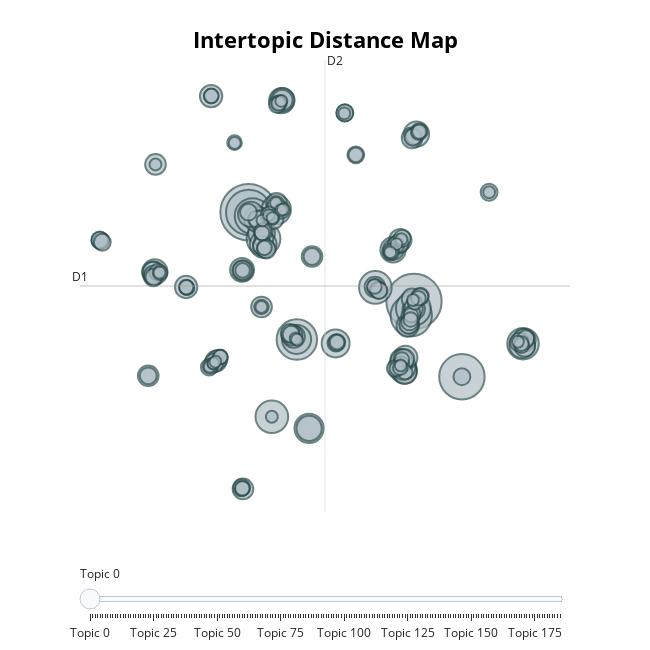

Write notebook code for a chart like this one.
### Code cell
topic_model.visualize_topics()

### Figure 1 — Plotly figure (JSON) as saved in the notebook; plotly's stock layout.template omitted (floating-point values rounded to 4 significant figures; data arrays with more than 128 entries replaced by an {"elided": "..."} marker saying what was removed)
{"data": [{"customdata": {"elided": "186x3 mixed values"}, "hovertemplate": "<b>Topic %{customdata[0]}</b><br>%{customdata[1]}<br>Size: %{customdata[2]}", "legendgroup": "", "marker": {"color": "#B0BEC5", "line": {"color": "DarkSlateGrey", "width": 2}, "size": {"elided": "186 int values"}, "sizemode": "area", "sizeref": 0.02813, "symbol": "circle"}, "mode": "markers", "name": "", "orientation": "v", "showlegend": false, "type": "scatter", "x": {"elided": "186 float values"}, "xaxis": "x", "y": {"elided": "186 float values"}, "yaxis": "y"}], "layout": {"annotations": [{"showarrow": false, "text": "D1", "x": -11.96, "y": 4.372, "yshift": 10}, {"showarrow": false, "text": "D2", "x": 7.471, "xshift": 10, "y": 24.61}], "height": 650, "hoverlabel": {"bgcolor": "white", "font": {"family": "Rockwell", "size": 16}}, "legend": {"itemsizing": "constant", "tracegroupgap": 0}, "margin": {"t": 60}, "shapes": [{"line": {"color": "#CFD8DC", "width": 2}, "type": "line", "x0": 7.471, "x1": 7.471, "y0": -15.87, "y1": 24.61}, {"line": {"color": "#9E9E9E", "width": 2}, "type": "line", "x0": -11.96, "x1": 26.9, "y0": 4.372, "y1": 4.372}], "sliders": [{"active": 0, "pad": {"t": 50}, "steps": [{"args": [{"marker.color": {"elided": "1x186 str values"}}], "label": "Topic 0", "method": "update"}, {"args": [{"marker.color": {"elided": "1x186 str values"}}], "label": "Topic 1", "method": "update"}, {"args": [{"marker.color": {"elided": "1x186 str values"}}], "label": "Topic 2", "method": "update"}, {"args": [{"marker.color": {"elided": "1x186 str values"}}], "label": "Topic 3", "method": "update"}, {"args": [{"marker.color": {"elided": "1x186 str values"}}], "label": "Topic 4", "method": "update"}, {"args": [{"marker.color": {"elided": "1x186 str values"}}], "label": "Topic 5", "method": "update"}, {"args": [{"marker.color": {"elided": "1x186 str values"}}], "label": "Topic 6", "method": "update"}, {"args": [{"marker.color": {"elided": "1x186 str values"}}], "label": "Topic 7", "method": "update"}, {"args": [{"marker.color": {"elided": "1x186 str values"}}], "label": "Topic 8", "method": "update"}, {"args": [{"marker.color": {"elided": "1x186 str values"}}], "label": "Topic 9", "method": "update"}, {"args": [{"marker.color": {"elided": "1x186 str values"}}], "label": "Topic 10", "method": "update"}, {"args": [{"marker.color": {"elided": "1x186 str values"}}], "label": "Topic 11", "method": "update"}, {"args": [{"marker.color": {"elided": "1x186 str values"}}], "label": "Topic 12", "method": "update"}, {"args": [{"marker.color": {"elided": "1x186 str values"}}], "label": "Topic 13", "method": "update"}, {"args": [{"marker.color": {"elided": "1x186 str values"}}], "label": "Topic 14", "method": "update"}, {"args": [{"marker.color": {"elided": "1x186 str values"}}], "label": "Topic 15", "method": "update"}, {"args": [{"marker.color": {"elided": "1x186 str values"}}], "label": "Topic 16", "method": "update"}, {"args": [{"marker.color": {"elided": "1x186 str values"}}], "label": "Topic 17", "method": "update"}, {"args": [{"marker.color": {"elided": "1x186 str values"}}], "label": "Topic 18", "method": "update"}, {"args": [{"marker.color": {"elided": "1x186 str values"}}], "label": "Topic 19", "method": "update"}, {"args": [{"marker.color": {"elided": "1x186 str values"}}], "label": "Topic 20", "method": "update"}, {"args": [{"marker.color": {"elided": "1x186 str values"}}], "label": "Topic 21", "method": "update"}, {"args": [{"marker.color": {"elided": "1x186 str values"}}], "label": "Topic 22", "method": "update"}, {"args": [{"marker.color": {"elided": "1x186 str values"}}], "label": "Topic 23", "method": "update"}, {"args": [{"marker.color": {"elided": "1x186 str values"}}], "label": "Topic 24", "method": "update"}, {"args": [{"marker.color": {"elided": "1x186 str values"}}], "label": "Topic 25", "method": "update"}, {"args": [{"marker.color": {"elided": "1x186 str values"}}], "label": "Topic 26", "method": "update"}, {"args": [{"marker.color": {"elided": "1x186 str values"}}], "label": "Topic 27", "method": "update"}, {"args": [{"marker.color": {"elided": "1x186 str values"}}], "label": "Topic 28", "method": "update"}, {"args": [{"marker.color": {"elided": "1x186 str values"}}], "label": "Topic 29", "method": "update"}, {"args": [{"marker.color": {"elided": "1x186 str values"}}], "label": "Topic 30", "method": "update"}, {"args": [{"marker.color": {"elided": "1x186 str values"}}], "label": "Topic 31", "method": "update"}, {"args": [{"marker.color": {"elided": "1x186 str values"}}], "label": "Topic 32", "method": "update"}, {"args": [{"marker.color": {"elided": "1x186 str values"}}], "label": "Topic 33", "method": "update"}, {"args": [{"marker.color": {"elided": "1x186 str values"}}], "label": "Topic 34", "method": "update"}, {"args": [{"marker.color": {"elided": "1x186 str values"}}], "label": "Topic 35", "method": "update"}, {"args": [{"marker.color": {"elided": "1x186 str values"}}], "label": "Topic 36", "method": "update"}, {"args": [{"marker.color": {"elided": "1x186 str values"}}], "label": "Topic 37", "method": "update"}, {"args": [{"marker.color": {"elided": "1x186 str values"}}], "label": "Topic 38", "method": "update"}, {"args": [{"marker.color": {"elided": "1x186 str values"}}], "label": "Topic 39", "method": "update"}, {"args": [{"marker.color": {"elided": "1x186 str values"}}], "label": "Topic 40", "method": "update"}, {"args": [{"marker.color": {"elided": "1x186 str values"}}], "label": "Topic 41", "method": "update"}, {"args": [{"marker.color": {"elided": "1x186 str values"}}], "label": "Topic 42", "method": "update"}, {"args": [{"marker.color": {"elided": "1x186 str values"}}], "label": "Topic 43", "method": "update"}, {"args": [{"marker.color": {"elided": "1x186 str values"}}], "label": "Topic 44", "method": "update"}, {"args": [{"marker.color": {"elided": "1x186 str values"}}], "label": "Topic 45", "method": "update"}, {"args": [{"marker.color": {"elided": "1x186 str values"}}], "label": "Topic 46", "method": "update"}, {"args": [{"marker.color": {"elided": "1x186 str values"}}], "label": "Topic 47", "method": "update"}, {"args": [{"marker.color": {"elided": "1x186 str values"}}], "label": "Topic 48", "method": "update"}, {"args": [{"marker.color": {"elided": "1x186 str values"}}], "label": "Topic 49", "method": "update"}, {"args": [{"marker.color": {"elided": "1x186 str values"}}], "label": "Topic 50", "method": "update"}, {"args": [{"marker.color": {"elided": "1x186 str values"}}], "label": "Topic 51", "method": "update"}, {"args": [{"marker.color": {"elided": "1x186 str values"}}], "label": "Topic 52", "method": "update"}, {"args": [{"marker.color": {"elided": "1x186 str values"}}], "label": "Topic 53", "method": "update"}, {"args": [{"marker.color": {"elided": "1x186 str values"}}], "label": "Topic 54", "method": "update"}, {"args": [{"marker.color": {"elided": "1x186 str values"}}], "label": "Topic 55", "method": "update"}, {"args": [{"marker.color": {"elided": "1x186 str values"}}], "label": "Topic 56", "method": "update"}, {"args": [{"marker.color": {"elided": "1x186 str values"}}], "label": "Topic 57", "method": "update"}, {"args": [{"marker.color": {"elided": "1x186 str values"}}], "label": "Topic 58", "method": "update"}, {"args": [{"marker.color": {"elided": "1x186 str values"}}], "label": "Topic 59", "method": "update"}, {"args": [{"marker.color": {"elided": "1x186 str values"}}], "label": "Topic 60", "method": "update"}, {"args": [{"marker.color": {"elided": "1x186 str values"}}], "label": "Topic 61", "method": "update"}, {"args": [{"marker.color": {"elided": "1x186 str values"}}], "label": "Topic 62", "method": "update"}, {"args": [{"marker.color": {"elided": "1x186 str values"}}], "label": "Topic 63", "method": "update"}, {"args": [{"marker.color": {"elided": "1x186 str values"}}], "label": "Topic 64", "method": "update"}, {"args": [{"marker.color": {"elided": "1x186 str values"}}], "label": "Topic 65", "method": "update"}, {"args": [{"marker.color": {"elided": "1x186 str values"}}], "label": "Topic 66", "method": "update"}, {"args": [{"marker.color": {"elided": "1x186 str values"}}], "label": "Topic 67", "method": "update"}, {"args": [{"marker.color": {"elided": "1x186 str values"}}], "label": "Topic 68", "method": "update"}, {"args": [{"marker.color": {"elided": "1x186 str values"}}], "label": "Topic 69", "method": "update"}, {"args": [{"marker.color": {"elided": "1x186 str values"}}], "label": "Topic 70", "method": "update"}, {"args": [{"marker.color": {"elided": "1x186 str values"}}], "label": "Topic 71", "method": "update"}, {"args": [{"marker.color": {"elided": "1x186 str values"}}], "label": "Topic 72", "method": "update"}, {"args": [{"marker.color": {"elided": "1x186 str values"}}], "label": "Topic 73", "method": "update"}, {"args": [{"marker.color": {"elided": "1x186 str values"}}], "label": "Topic 74", "method": "update"}, {"args": [{"marker.color": {"elided": "1x186 str values"}}], "label": "Topic 75", "method": "update"}, {"args": [{"marker.color": {"elided": "1x186 str values"}}], "label": "Topic 76", "method": "update"}, {"args": [{"marker.color": {"elided": "1x186 str values"}}], "label": "Topic 77", "method": "update"}, {"args": [{"marker.color": {"elided": "1x186 str values"}}], "label": "Topic 78", "method": "update"}, {"args": [{"marker.color": {"elided": "1x186 str values"}}], "label": "Topic 79", "method": "update"}, {"args": [{"marker.color": {"elided": "1x186 str values"}}], "label": "Topic 80", "method": "update"}, {"args": [{"marker.color": {"elided": "1x186 str values"}}], "label": "Topic 81", "method": "update"}, {"args": [{"marker.color": {"elided": "1x186 str values"}}], "label": "Topic 82", "method": "update"}, {"args": [{"marker.color": {"elided": "1x186 str values"}}], "label": "Topic 83", "method": "update"}, {"args": [{"marker.color": {"elided": "1x186 str values"}}], "label": "Topic 84", "method": "update"}, {"args": [{"marker.color": {"elided": "1x186 str values"}}], "label": "Topic 85", "method": "update"}, {"args": [{"marker.color": {"elided": "1x186 str values"}}], "label": "Topic 86", "method": "update"}, {"args": [{"marker.color": {"elided": "1x186 str values"}}], "label": "Topic 87", "method": "update"}, {"args": [{"marker.color": {"elided": "1x186 str values"}}], "label": "Topic 88", "method": "update"}, {"args": [{"marker.color": {"elided": "1x186 str values"}}], "label": "Topic 89", "method": "update"}, {"args": [{"marker.color": {"elided": "1x186 str values"}}], "label": "Topic 90", "method": "update"}, {"args": [{"marker.color": {"elided": "1x186 str values"}}], "label": "Topic 91", "method": "update"}, {"args": [{"marker.color": {"elided": "1x186 str values"}}], "label": "Topic 92", "method": "update"}, {"args": [{"marker.color": {"elided": "1x186 str values"}}], "label": "Topic 93", "method": "update"}, {"args": [{"marker.color": {"elided": "1x186 str values"}}], "label": "Topic 94", "method": "update"}, {"args": [{"marker.color": {"elided": "1x186 str values"}}], "label": "Topic 95", "method": "update"}, {"args": [{"marker.color": {"elided": "1x186 str values"}}], "label": "Topic 96", "method": "update"}, {"args": [{"marker.color": {"elided": "1x186 str values"}}], "label": "Topic 97", "method": "update"}, {"args": [{"marker.color": {"elided": "1x186 str values"}}], "label": "Topic 98", "method": "update"}, {"args": [{"marker.color": {"elided": "1x186 str values"}}], "label": "Topic 99", "method": "update"}, {"args": [{"marker.color": {"elided": "1x186 str values"}}], "label": "Topic 100", "method": "update"}, {"args": [{"marker.color": {"elided": "1x186 str values"}}], "label": "Topic 101", "method": "update"}, {"args": [{"marker.color": {"elided": "1x186 str values"}}], "label": "Topic 102", "method": "update"}, {"args": [{"marker.color": {"elided": "1x186 str values"}}], "label": "Topic 103", "method": "update"}, {"args": [{"marker.color": {"elided": "1x186 str values"}}], "label": "Topic 104", "method": "update"}, {"args": [{"marker.color": {"elided": "1x186 str values"}}], "label": "Topic 105", "method": "update"}, {"args": [{"marker.color": {"elided": "1x186 str values"}}], "label": "Topic 106", "method": "update"}, {"args": [{"marker.color": {"elided": "1x186 str values"}}], "label": "Topic 107", "method": "update"}, {"args": [{"marker.color": {"elided": "1x186 str values"}}], "label": "Topic 108", "method": "update"}, {"args": [{"marker.color": {"elided": "1x186 str values"}}], "label": "Topic 109", "method": "update"}, {"args": [{"marker.color": {"elided": "1x186 str values"}}], "label": "Topic 110", "method": "update"}, {"args": [{"marker.color": {"elided": "1x186 str values"}}], "label": "Topic 111", "method": "update"}, {"args": [{"marker.color": {"elided": "1x186 str values"}}], "label": "Topic 112", "method": "update"}, {"args": [{"marker.color": {"elided": "1x186 str values"}}], "label": "Topic 113", "method": "update"}, {"args": [{"marker.color": {"elided": "1x186 str values"}}], "label": "Topic 114", "method": "update"}, {"args": [{"marker.color": {"elided": "1x186 str values"}}], "label": "Topic 115", "method": "update"}, {"args": [{"marker.color": {"elided": "1x186 str values"}}], "label": "Topic 116", "method": "update"}, {"args": [{"marker.color": {"elided": "1x186 str values"}}], "label": "Topic 117", "method": "update"}, {"args": [{"marker.color": {"elided": "1x186 str values"}}], "label": "Topic 118", "method": "update"}, {"args": [{"marker.color": {"elided": "1x186 str values"}}], "label": "Topic 119", "method": "update"}, {"args": [{"marker.color": {"elided": "1x186 str values"}}], "label": "Topic 120", "method": "update"}, {"args": [{"marker.color": {"elided": "1x186 str values"}}], "label": "Topic 121", "method": "update"}, {"args": [{"marker.color": {"elided": "1x186 str values"}}], "label": "Topic 122", "method": "update"}, {"args": [{"marker.color": {"elided": "1x186 str values"}}], "label": "Topic 123", "method": "update"}, {"args": [{"marker.color": {"elided": "1x186 str values"}}], "label": "Topic 124", "method": "update"}, {"args": [{"marker.color": {"elided": "1x186 str values"}}], "label": "Topic 125", "method": "update"}, {"args": [{"marker.color": {"elided": "1x186 str values"}}], "label": "Topic 126", "method": "update"}, {"args": [{"marker.color": {"elided": "1x186 str values"}}], "label": "Topic 127", "method": "update"}, {"args": [{"marker.color": {"elided": "1x186 str values"}}], "label": "Topic 128", "method": "update"}, {"args": [{"marker.color": {"elided": "1x186 str values"}}], "label": "Topic 129", "method": "update"}, {"args": [{"marker.color": {"elided": "1x186 str values"}}], "label": "Topic 130", "method": "update"}, {"args": [{"marker.color": {"elided": "1x186 str values"}}], "label": "Topic 131", "method": "update"}, {"args": [{"marker.color": {"elided": "1x186 str values"}}], "label": "Topic 132", "method": "update"}, {"args": [{"marker.color": {"elided": "1x186 str values"}}], "label": "Topic 133", "method": "update"}, {"args": [{"marker.color": {"elided": "1x186 str values"}}], "label": "Topic 134", "method": "update"}, {"args": [{"marker.color": {"elided": "1x186 str values"}}], "label": "Topic 135", "method": "update"}, {"args": [{"marker.color": {"elided": "1x186 str values"}}], "label": "Topic 136", "method": "update"}, {"args": [{"marker.color": {"elided": "1x186 str values"}}], "label": "Topic 137", "method": "update"}, {"args": [{"marker.color": {"elided": "1x186 str values"}}], "label": "Topic 138", "method": "update"}, {"args": [{"marker.color": {"elided": "1x186 str values"}}], "label": "Topic 139", "method": "update"}, {"args": [{"marker.color": {"elided": "1x186 str values"}}], "label": "Topic 140", "method": "update"}, {"args": [{"marker.color": {"elided": "1x186 str values"}}], "label": "Topic 141", "method": "update"}, {"args": [{"marker.color": {"elided": "1x186 str values"}}], "label": "Topic 142", "method": "update"}, {"args": [{"marker.color": {"elided": "1x186 str values"}}], "label": "Topic 143", "method": "update"}, {"args": [{"marker.color": {"elided": "1x186 str values"}}], "label": "Topic 144", "method": "update"}, {"args": [{"marker.color": {"elided": "1x186 str values"}}], "label": "Topic 145", "method": "update"}, {"args": [{"marker.color": {"elided": "1x186 str values"}}], "label": "Topic 146", "method": "update"}, {"args": [{"marker.color": {"elided": "1x186 str values"}}], "label": "Topic 147", "method": "update"}, {"args": [{"marker.color": {"elided": "1x186 str values"}}], "label": "Topic 148", "method": "update"}, {"args": [{"marker.color": {"elided": "1x186 str values"}}], "label": "Topic 149", "method": "update"}, {"args": [{"marker.color": {"elided": "1x186 str values"}}], "label": "Topic 150", "method": "update"}, {"args": [{"marker.color": {"elided": "1x186 str values"}}], "label": "Topic 151", "method": "update"}, {"args": [{"marker.color": {"elided": "1x186 str values"}}], "label": "Topic 152", "method": "update"}, {"args": [{"marker.color": {"elided": "1x186 str values"}}], "label": "Topic 153", "method": "update"}, {"args": [{"marker.color": {"elided": "1x186 str values"}}], "label": "Topic 154", "method": "update"}, {"args": [{"marker.color": {"elided": "1x186 str values"}}], "label": "Topic 155", "method": "update"}, {"args": [{"marker.color": {"elided": "1x186 str values"}}], "label": "Topic 156", "method": "update"}, {"args": [{"marker.color": {"elided": "1x186 str values"}}], "label": "Topic 157", "method": "update"}, {"args": [{"marker.color": {"elided": "1x186 str values"}}], "label": "Topic 158", "method": "update"}, {"args": [{"marker.color": {"elided": "1x186 str values"}}], "label": "Topic 159", "method": "update"}, {"args": [{"marker.color": {"elided": "1x186 str values"}}], "label": "Topic 160", "method": "update"}, {"args": [{"marker.color": {"elided": "1x186 str values"}}], "label": "Topic 161", "method": "update"}, {"args": [{"marker.color": {"elided": "1x186 str values"}}], "label": "Topic 162", "method": "update"}, {"args": [{"marker.color": {"elided": "1x186 str values"}}], "label": "Topic 163", "method": "update"}, {"args": [{"marker.color": {"elided": "1x186 str values"}}], "label": "Topic 164", "method": "update"}, {"args": [{"marker.color": {"elided": "1x186 str values"}}], "label": "Topic 165", "method": "update"}, {"args": [{"marker.color": {"elided": "1x186 str values"}}], "label": "Topic 166", "method": "update"}, {"args": [{"marker.color": {"elided": "1x186 str values"}}], "label": "Topic 167", "method": "update"}, {"args": [{"marker.color": {"elided": "1x186 str values"}}], "label": "Topic 168", "method": "update"}, {"args": [{"marker.color": {"elided": "1x186 str values"}}], "label": "Topic 169", "method": "update"}, {"args": [{"marker.color": {"elided": "1x186 str values"}}], "label": "Topic 170", "method": "update"}, {"args": [{"marker.color": {"elided": "1x186 str values"}}], "label": "Topic 171", "method": "update"}, {"args": [{"marker.color": {"elided": "1x186 str values"}}], "label": "Topic 172", "method": "update"}, {"args": [{"marker.color": {"elided": "1x186 str values"}}], "label": "Topic 173", "method": "update"}, {"args": [{"marker.color": {"elided": "1x186 str values"}}], "label": "Topic 174", "method": "update"}, {"args": [{"marker.color": {"elided": "1x186 str values"}}], "label": "Topic 175", "method": "update"}, {"args": [{"marker.color": {"elided": "1x186 str values"}}], "label": "Topic 176", "method": "update"}, {"args": [{"marker.color": {"elided": "1x186 str values"}}], "label": "Topic 177", "method": "update"}, {"args": [{"marker.color": {"elided": "1x186 str values"}}], "label": "Topic 178", "method": "update"}, {"args": [{"marker.color": {"elided": "1x186 str values"}}], "label": "Topic 179", "method": "update"}, {"args": [{"marker.color": {"elided": "1x186 str values"}}], "label": "Topic 180", "method": "update"}, {"args": [{"marker.color": {"elided": "1x186 str values"}}], "label": "Topic 181", "method": "update"}, {"args": [{"marker.color": {"elided": "1x186 str values"}}], "label": "Topic 182", "method": "update"}, {"args": [{"marker.color": {"elided": "1x186 str values"}}], "label": "Topic 183", "method": "update"}, {"args": [{"marker.color": {"elided": "1x186 str values"}}], "label": "Topic 184", "method": "update"}, {"args": [{"marker.color": {"elided": "1x186 str values"}}], "label": "Topic 185", "method": "update"}]}], "title": {"font": {"color": "Black", "size": 22}, "text": "<b>Intertopic Distance Map</b>", "x": 0.5, "xanchor": "center", "y": 0.95, "yanchor": "top"}, "width": 650, "xaxis": {"anchor": "y", "domain": [0, 1], "range": [-11.96, 26.9], "title": {"text": ""}, "visible": false}, "yaxis": {"anchor": "x", "domain": [0, 1], "range": [-15.87, 24.61], "title": {"text": ""}, "visible": false}}}
